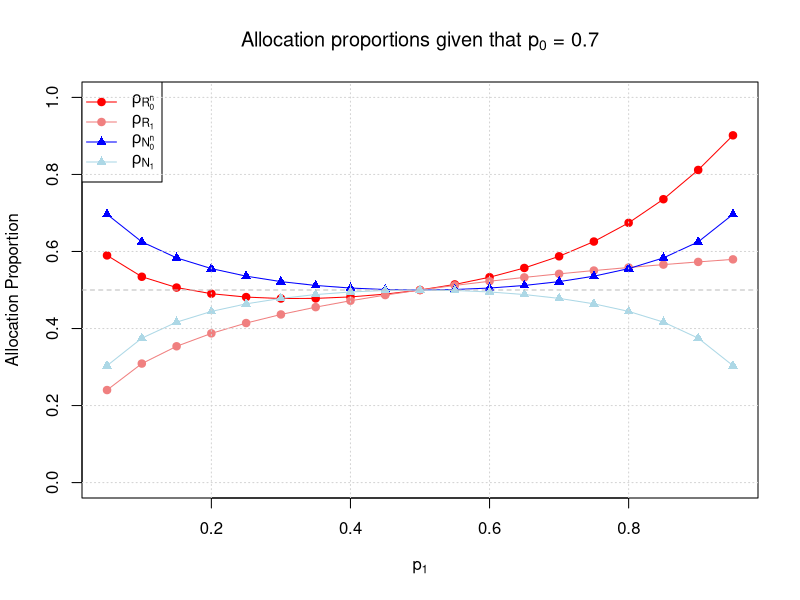
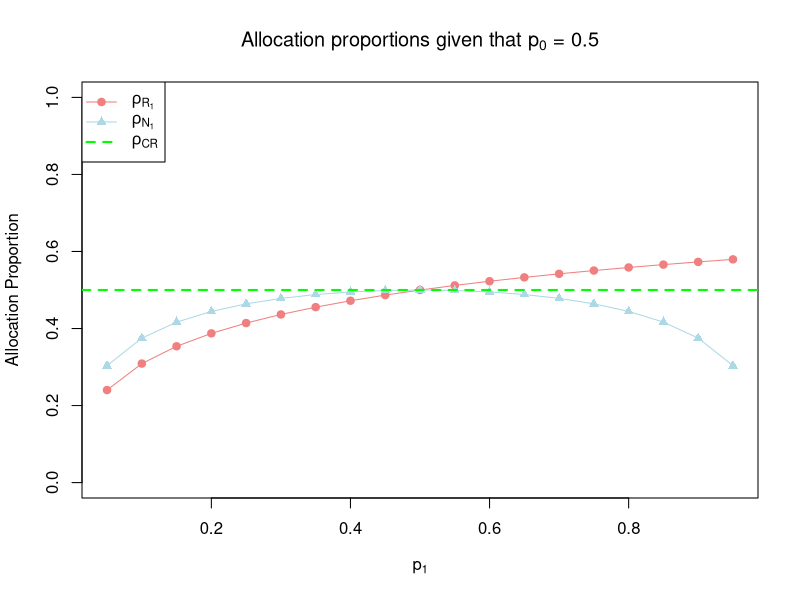

Here is the R script that generated these plots, in order:
# Define solve_rho function
solve_rho <- function(p0, p1) {
  if (p0 <= 0 || p0 >= 1 || p1 <= 0 || p1 >= 1) {
    return(NA)
  }
  
  equation <- function(rho) {
    term1 <- (p0 - p1) * ((p0 * (1 - p0 + rho * p0)) / rho + 
                            (p1 - rho * p1^2) / (1 - rho) - 
                            2 * p0 * p1)
    term2 <- (1 - p0 + rho * p0 - rho * p1) * 
      ((p1 * (1 - p1)) / (1 - rho)^2 - 
         (p0 * (1 - p0)) / rho^2)
    term1 + term2
  }
  
  tryCatch({
    uniroot(equation, lower = 1e-6, upper = 1 - 1e-6)$root
  }, error = function(e) {
    NA
  })
}

# Define calculate_values function
calculate_values <- function(p0, p1) {
  denominator <- sqrt(p0 * (1 - p0)) + sqrt(p1 * (1 - p1))
  N_0 <- sqrt(p0 * (1 - p0)) / denominator
  N_1 <- sqrt(p1 * (1 - p1)) / denominator
  R_1 <- sqrt(p1) / (sqrt(p0) + sqrt(p1))
  c(N_0 = N_0, N_1 = N_1, R_1 = R_1)
}

# Parameters
p0 <- 0.5
p1_values <- seq(0.05, 0.95, by = 0.05)

# Compute R_0
rho_values <- sapply(p1_values, function(p1) solve_rho(p0, p1))

# Compute N_0, N_1, R_1
results <- t(sapply(p1_values, function(p1) calculate_values(p0, p1)))
N_0 <- results[, "N_0"]
N_1 <- results[, "N_1"]
R_1 <- results[, "R_1"]

# Plotting
plot(p1_values, rho_values, type = "o", pch = 19, col = "red",
     ylim = c(0, 1), xlab = expression(p[1]), ylab = "Allocation Proportion",
     main = expression(paste("Allocation proportions given that ", p[0], " = 0.7")))
lines(p1_values, R_1, type = "o", pch = 19, col = "lightcoral")
lines(p1_values, N_0, type = "o", pch = 17, col = "blue")
lines(p1_values, N_1, type = "o", pch = 17, col = "lightblue")

# Add legend
legend("topleft", legend = c(expression(rho[R[0]^n]), expression(rho[R[1]]), expression(rho[N[0]^n]), expression(rho[N[1]])),
       col = c("red", "lightcoral", "blue", "lightblue"), pch = c(19, 19, 17, 17), lty = 1)

# Add reference line and grid
abline(h = 0.5, col = "grey", lty = 2)
grid()



# --- Second Plot ---
# Plot R_1, N_1, and CR = 0.5
plot(p1_values, R_1, type = "o", pch = 19, col = "lightcoral",
     ylim = c(0, 1), xlab = expression(p[1]), ylab = "Allocation Proportion",
     main = expression(paste("Allocation proportions given that ", p[0], " = 0.5")))
lines(p1_values, N_1, type = "o", pch = 17, col = "lightblue")
abline(h = 0.5, col = "green", lty = 2, lwd = 2)  # CR = 0.5

# Add legend
legend("topleft", legend = c(expression(rho[R[1]]), expression(rho[N[1]]), expression(rho[CR])),
       col = c("lightcoral", "lightblue", "green"), pch = c(19, 17, NA), lty = c(1, 1, 2), lwd = c(1, 1, 2))
